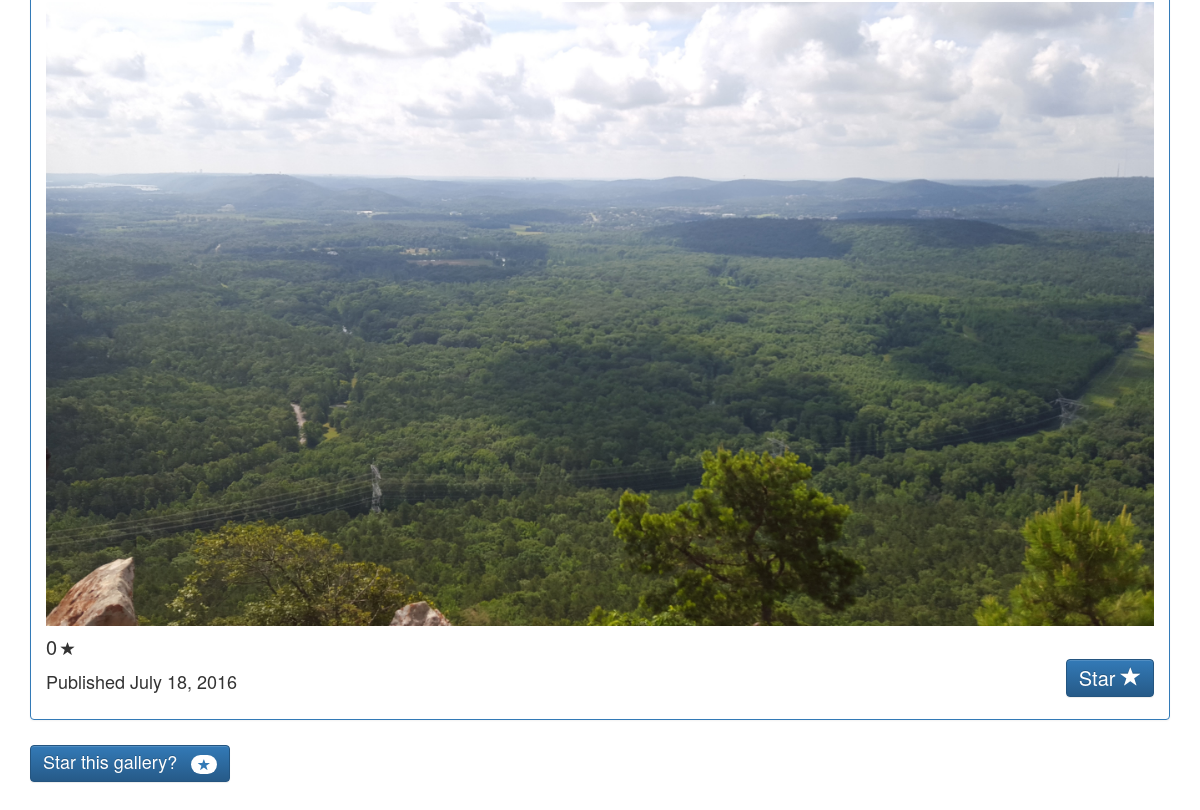
Page /gallery/2/ (lower part) on the earlier database version.
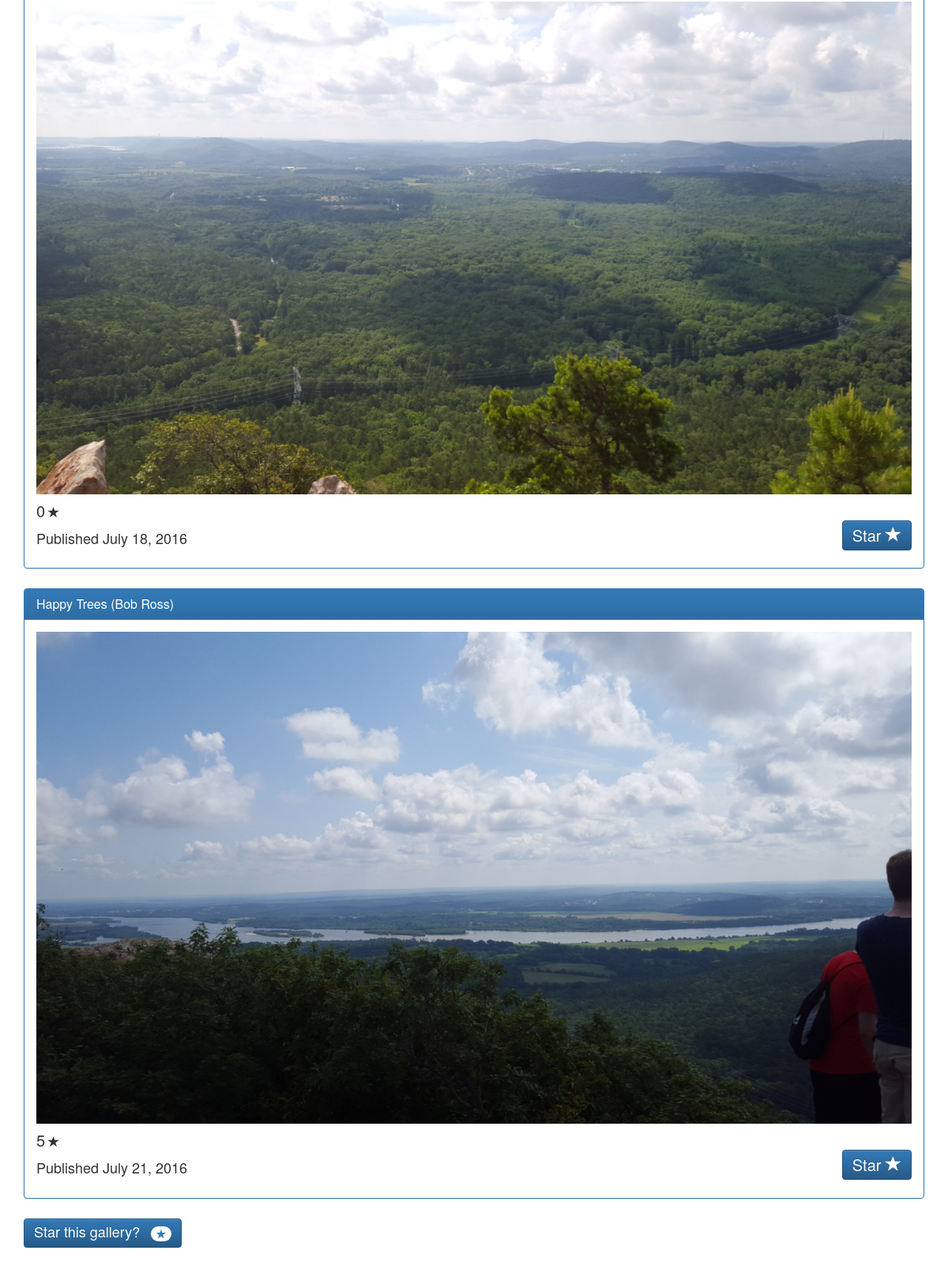
Same page on the later database version.
### showcase/models.py (models this page shows, shortened)
class ArtPiece(models.Model):
    title = models.CharField(max_length=200)
    pub_date = models.DateField('date published', default=timezone.now)
    image = models.ImageField()
    artist = models.CharField(max_length=100)
    gallery = models.ForeignKey('Gallery', on_delete=models.CASCADE)
    stars = models.IntegerField(default=0)
    description = models.TextField(max_length=1000, default='')

### showcase/views.py (the view)
# urls.py: url(r'^gallery/(?P<gallery_id>[0-9]+)/$', views.gallery, name='gallery'),
def gallery(request, gallery_id):
    gallery = get_object_or_404(Gallery, pk=gallery_id)
    context = {
        'gallery': gallery,
        'title': gallery.name,
        'stars_range': range(int(gallery.rating)),
    }
    return render(request, 'showcase/gallery.html', context)

### showcase/templates/showcase/gallery.html (shortened to what this page needs)
{% extends "showcase/base.html" %}
{% block content %}
  <div class="gallery">
    {% for image in gallery.artpiece_set.all %}
      <div class="panel panel-primary gallery-item">
        <div class="panel-heading">
          <h2 class="panel-title">{{ image.title }} ({{ image.artist }})</h2>
        </div>
        <div class="panel-body">
          <a href="{% url 'showcase:art' image.id %}">
            <img src="{{ image.image.url }}" alt="{{ image.title }}" class="img-responsive"/>
          </a>
          <div class="art-rating">
              <h4>{{ image.stars }}</h4>
              <span class="glyphicon glyphicon-star" aria-hidden="true"></span>
          </div>
          <form id="rate-form" action="{% url 'showcase:star_art' image.id %}" method="post" class="rate-form rate-form-embedded">
            <button type="submit" class="btn btn-primary" id="starBtn" value="star">
              <h4>Star <span class="glyphicon glyphicon-star" aria-hidden="true"></span></h4>
            </button>
          </form>
          <p class="pub-date">Published {{ image.pub_date }}</p>
        </div>
      </div>
    {% endfor %}
    <form id="rate-form" action="{% url 'showcase:star_gallery' gallery.id %}" method="post" class="rate-form">
      <button type="submit" class="btn btn-primary" id="starBtn" value="star">
        <h4>Star this gallery?&nbsp;&nbsp;</h4>
        <span class="badge">
          <span class="glyphicon glyphicon-star" aria-hidden="true"></span>
        </span>
      </button>
    </form>
  </div>
{% endblock content %}

### showcase/templates/showcase/base.html (shortened to what this page needs)
{% load staticfiles %}
<!DOCTYPE html>
<head lang="en">
  {% include "showcase/bootstrap.html" %}
  <link rel="stylesheet" type="text/css" href="{% static 'showcase/style.css' %}" />
</head>
<body>
  <div class="container">
    <div id="content">
      <div class="starter-template">
        {% block content %}
        {% endblock content %}
      </div>
    </div>
  </div>
</body>
</html>

### showcase/templates/showcase/bootstrap.html (shortened to what this page needs)
<link rel="stylesheet" href="https://maxcdn.bootstrapcdn.com/bootstrap/3.3.6/css/bootstrap.min.css">
<link rel="stylesheet" href="https://maxcdn.bootstrapcdn.com/bootstrap/3.3.6/css/bootstrap-theme.min.css">

### showcase/static/showcase/style.css (style rules this page uses)
#content { margin-top: 70px; }
.gallery-item h4 { font-size: 20px; text-align: center; }
.gallery-item { margin-bottom: 25px; }
.art-rating { margin-top: 10px; }
.art-rating h4 { display: inline; text-align: left; }
.rate-form h4 { display: inline; }
.rate-form-embedded { text-align: right; float: right; }
.pub-date { padding-top: 10px; font-size: 18px; }
body { padding-bottom: 50px; }

Differences in the rows shown:
added ArtPiece: title "Happy Trees", artist "Bob Ross", image (picture), stars "5", pub_date "July 21, 2016"
